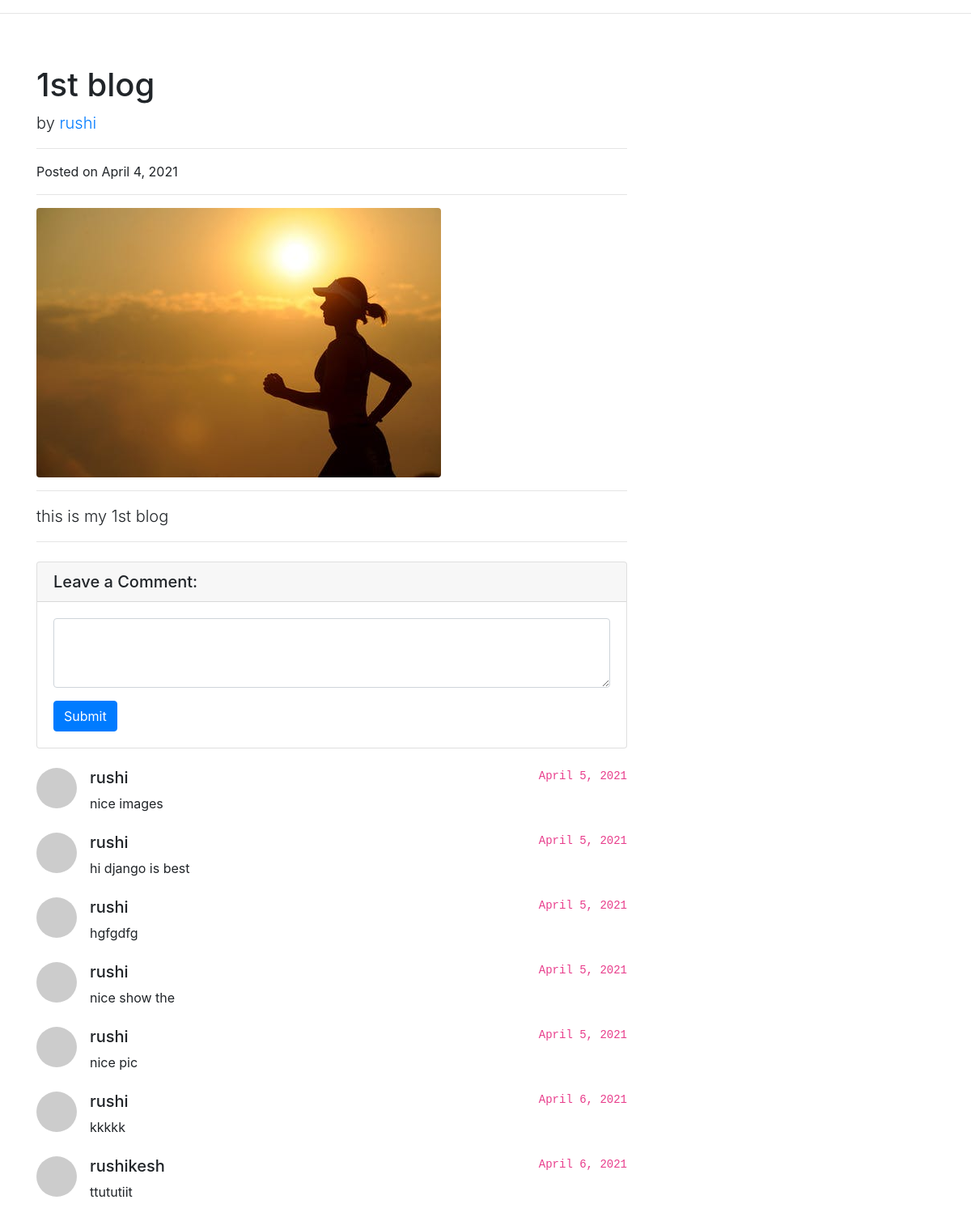
/readmore/1, run on the app's committed database.
### facebook_app/models.py (models this page shows)
class Blog(models.Model):
    user_id = models.ForeignKey(User,on_delete=models.CASCADE)
    image = models.ImageField(upload_to='image/')
    title = models.CharField('Post title',max_length=100)
    description = models.TextField('Post Description')
    posted_date = models.DateField(default=date.today)
    good_name = models.CharField('Good name',max_length=100)

class Coment(models.Model):
    message = models.TextField('Message')
    date_comment = models.DateField(default=date.today)
    user_id = models.ForeignKey(User, on_delete=models.CASCADE)
    post_id = models.ForeignKey(Blog, on_delete=models.CASCADE)

class User(models.Model):
    username = models.CharField('User name',max_length=50)
    email = models.CharField('User email', max_length=50)
    password = models.CharField('User Password', max_length=20)

### facebook_app/views.py (the view, shortened to what this page needs)
# urls.py: path('readmore/<int:id>', views.readmore, name='readmore'),
def readmore(request,id):
    data = Blog.objects.get(id=id)
    comment = Coment.objects.all().filter(post_id=id)
    return render(request, 'readmore.html',{'data':data, 'comments':comment})

### facebook_app/templates/readmore.html (shortened to what this page needs)
<!DOCTYPE html>
<html lang="en">
<head>
  <link rel="stylesheet" href="https://stackpath.bootstrapcdn.com/bootstrap/4.3.1/css/bootstrap.min.css">
</head>
<body>
  <hr><br>
  <div class="container">
    <div class="row">
      <div class="col-lg-8">
        <h1 class="mt-4">{{ data.title }}</h1>
        <p class="lead">
          by
          <a href="#">{{ data.good_name }}</a>
        </p>
        <hr>
        <p>Posted on {{ data.posted_date }}</p>
        <hr>
        <img class="img-fluid rounded" src="{{ data.image.url }}" alt="">
        <hr>
        <p class="lead">{{ data.description }}</p>
        <hr>
        <div class="card my-4">
          <h5 class="card-header">Leave a Comment:</h5>
          <div class="card-body">
            <form method="POST" action="{% url 'readmore' data.id %}">
              <div class="form-group">
                <textarea class="form-control" rows="3" name="message"></textarea>
              </div>
              <button type="submit" class="btn btn-primary">Submit</button>
            </form>
          </div>
        </div>
       {% for com in comments %}
        <div class="media mb-4">
          <img class="d-flex mr-3 rounded-circle" src="http://placehold.it/50x50" alt="">
          <div class="media-body">
            <h5 class="mt-0">{{ com.user_id.username }}</h5>
            {{ com.message }}
          </div>
          <code> {{ com.date_comment }}</code>
        </div>
       {% endfor %}
        </div>
      </div>
      </div>
</body>
</html>

### data on the page
Blog: title "1st blog", good_name "rushi", posted_date "April 4, 2021", image (picture), description "this is my 1st blog"
Coment: user_id.username "rushi", message "nice images", date_comment "April 5, 2021"
Coment: user_id.username "rushi", message "hi django is best", date_comment "April 5, 2021"
Coment: user_id.username "rushi", message "hgfgdfg", date_comment "April 5, 2021"
Coment: user_id.username "rushi", message "nice show the", date_comment "April 5, 2021"
Coment: user_id.username "rushi", message "nice pic", date_comment "April 5, 2021"
Coment: user_id.username "rushi", message "kkkkk", date_comment "April 6, 2021"
Coment: user_id.username "rushikesh", message "ttututiit", date_comment "April 6, 2021"
